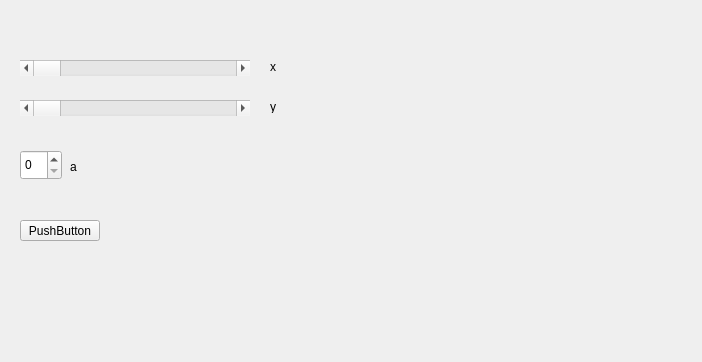
<?xml version="1.0" encoding="UTF-8"?>
<ui version="4.0">
 <class>FormSquare</class>
 <widget class="QWidget" name="FormSquare">
  <property name="geometry">
   <rect>
    <x>0</x>
    <y>0</y>
    <width>702</width>
    <height>362</height>
   </rect>
  </property>
  <property name="windowTitle">
   <string>Form</string>
  </property>
  <widget class="QPushButton" name="pushGenerate">
   <property name="geometry">
    <rect>
     <x>20</x>
     <y>220</y>
     <width>80</width>
     <height>21</height>
    </rect>
   </property>
   <property name="text">
    <string>PushButton</string>
   </property>
  </widget>
  <widget class="QScrollBar" name="horizontalScrollBarX">
   <property name="geometry">
    <rect>
     <x>20</x>
     <y>60</y>
     <width>230</width>
     <height>16</height>
    </rect>
   </property>
   <property name="maximum">
    <number>351</number>
   </property>
   <property name="orientation">
    <enum>Qt::Horizontal</enum>
   </property>
  </widget>
  <widget class="QScrollBar" name="horizontalScrollBarY">
   <property name="geometry">
    <rect>
     <x>20</x>
     <y>100</y>
     <width>230</width>
     <height>16</height>
    </rect>
   </property>
   <property name="maximum">
    <number>341</number>
   </property>
   <property name="orientation">
    <enum>Qt::Horizontal</enum>
   </property>
  </widget>
  <widget class="QSpinBox" name="spinBox">
   <property name="geometry">
    <rect>
     <x>20</x>
     <y>150</y>
     <width>42</width>
     <height>30</height>
    </rect>
   </property>
  </widget>
  <widget class="QLabel" name="label">
   <property name="geometry">
    <rect>
     <x>270</x>
     <y>60</y>
     <width>47</width>
     <height>13</height>
    </rect>
   </property>
   <property name="text">
    <string>x</string>
   </property>
  </widget>
  <widget class="QLabel" name="label_2">
   <property name="geometry">
    <rect>
     <x>270</x>
     <y>100</y>
     <width>47</width>
     <height>13</height>
    </rect>
   </property>
   <property name="text">
    <string>y</string>
   </property>
  </widget>
  <widget class="QLabel" name="label_3">
   <property name="geometry">
    <rect>
     <x>70</x>
     <y>160</y>
     <width>47</width>
     <height>13</height>
    </rect>
   </property>
   <property name="text">
    <string>a</string>
   </property>
  </widget>
 </widget>
 <resources/>
 <connections/>
</ui>
